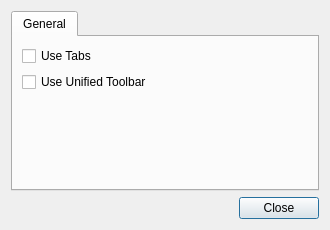
<?xml version="1.0" encoding="UTF-8"?>
<ui version="4.0">
 <class>PreferencesDialog</class>
 <widget class="QDialog" name="PreferencesDialog">
  <property name="geometry">
   <rect>
    <x>0</x>
    <y>0</y>
    <width>330</width>
    <height>230</height>
   </rect>
  </property>
  <property name="sizePolicy">
   <sizepolicy hsizetype="Fixed" vsizetype="Fixed">
    <horstretch>0</horstretch>
    <verstretch>0</verstretch>
   </sizepolicy>
  </property>
  <property name="minimumSize">
   <size>
    <width>330</width>
    <height>230</height>
   </size>
  </property>
  <property name="maximumSize">
   <size>
    <width>330</width>
    <height>230</height>
   </size>
  </property>
  <property name="windowTitle">
   <string>Preferences</string>
  </property>
  <property name="windowIcon">
   <iconset resource="icons.qrc">
    <normaloff>:/icons/preferences.png</normaloff>:/icons/preferences.png</iconset>
  </property>
  <property name="sizeGripEnabled">
   <bool>false</bool>
  </property>
  <layout class="QVBoxLayout" name="verticalLayout_2">
   <item>
    <layout class="QVBoxLayout" name="verticalLayout">
     <item>
      <widget class="QTabWidget" name="tabWidget">
       <widget class="QWidget" name="tab">
        <attribute name="title">
         <string>General</string>
        </attribute>
        <layout class="QVBoxLayout" name="verticalLayout_5">
         <item>
          <layout class="QVBoxLayout" name="verticalLayout_4">
           <item>
            <widget class="QCheckBox" name="useTabsCheck">
             <property name="text">
              <string>Use Tabs</string>
             </property>
            </widget>
           </item>
           <item>
            <widget class="QCheckBox" name="useUnifiedToolBarCheck">
             <property name="text">
              <string>Use Unified Toolbar</string>
             </property>
            </widget>
           </item>
           <item>
            <spacer name="verticalSpacer">
             <property name="orientation">
              <enum>Qt::Vertical</enum>
             </property>
             <property name="sizeHint" stdset="0">
              <size>
               <width>20</width>
               <height>40</height>
              </size>
             </property>
            </spacer>
           </item>
          </layout>
         </item>
        </layout>
       </widget>
      </widget>
     </item>
     <item>
      <widget class="QDialogButtonBox" name="buttonBox">
       <property name="autoFillBackground">
        <bool>false</bool>
       </property>
       <property name="standardButtons">
        <set>QDialogButtonBox::Close</set>
       </property>
       <property name="centerButtons">
        <bool>false</bool>
       </property>
      </widget>
     </item>
    </layout>
   </item>
  </layout>
 </widget>
 <resources>
  <include location="icons.qrc"/>
 </resources>
 <connections>
  <connection>
   <sender>buttonBox</sender>
   <signal>rejected()</signal>
   <receiver>PreferencesDialog</receiver>
   <slot>reject()</slot>
   <hints>
    <hint type="sourcelabel">
     <x>199</x>
     <y>275</y>
    </hint>
    <hint type="destinationlabel">
     <x>199</x>
     <y>149</y>
    </hint>
   </hints>
  </connection>
 </connections>
</ui>
